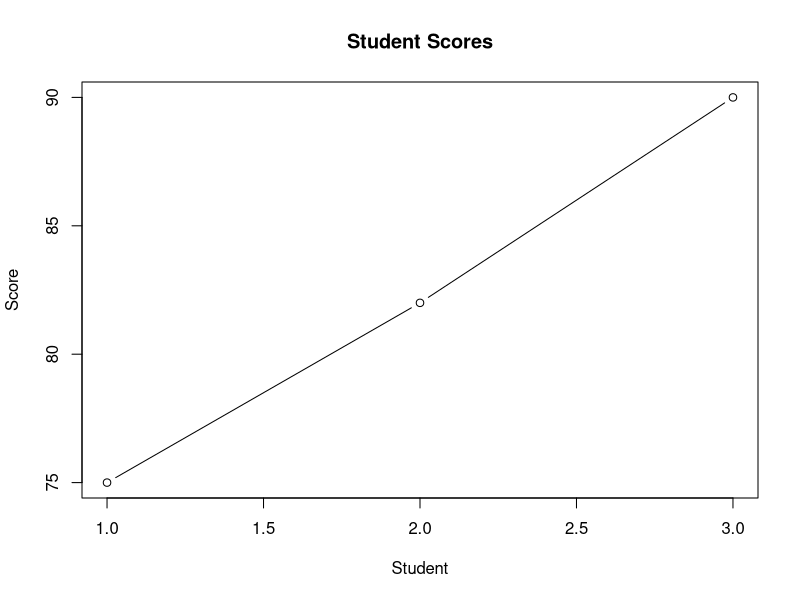

This chart was generated by the following R code:
students <- data.frame(
  name = c("Alice", "Bob", "Chin Qian"),
  score = c(75, 82, 90)
)

print(students)

plot(
  students$score,
  type = "b",
  main = "Student Scores",
  xlab = "Student",
  ylab = "Score"
)
